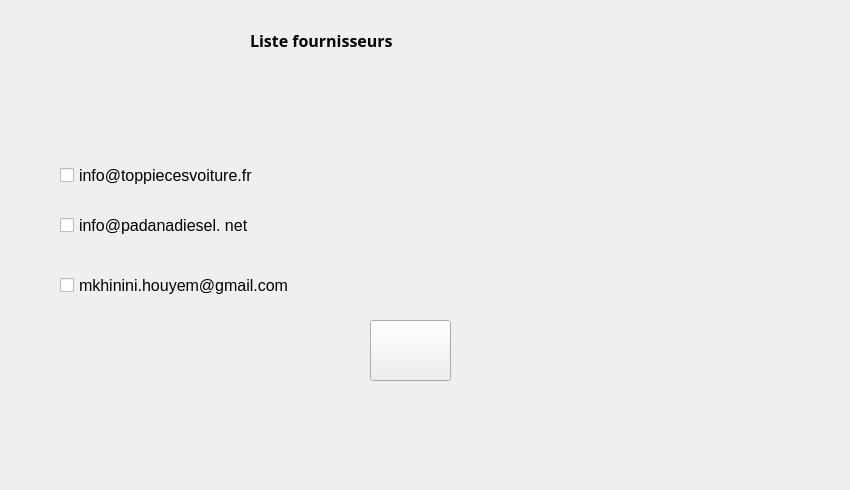
     <widget class="QWidget" name="tab_7">
      <attribute name="title">
       <string>Fournisseur</string>
      </attribute>
      <widget class="QLabel" name="label_29">
       <property name="geometry">
        <rect>
         <x>250</x>
         <y>30</y>
         <width>261</width>
         <height>20</height>
        </rect>
       </property>
       <property name="font">
        <font>
         <family>Arial Black</family>
         <pointsize>12</pointsize>
         <weight>75</weight>
         <bold>true</bold>
        </font>
       </property>
       <property name="text">
        <string>Liste fournisseurs</string>
       </property>
      </widget>
      <widget class="QCheckBox" name="checkBox">
       <property name="geometry">
        <rect>
         <x>60</x>
         <y>160</y>
         <width>271</width>
         <height>31</height>
        </rect>
       </property>
       <property name="font">
        <font>
         <family>Arial</family>
         <pointsize>12</pointsize>
        </font>
       </property>
       <property name="text">
        <string>info@toppiecesvoiture.fr</string>
       </property>
      </widget>
      <widget class="QCheckBox" name="checkBox_2">
       <property name="geometry">
        <rect>
         <x>60</x>
         <y>210</y>
         <width>291</width>
         <height>31</height>
        </rect>
       </property>
       <property name="font">
        <font>
         <family>Arial</family>
         <pointsize>12</pointsize>
        </font>
       </property>
       <property name="text">
        <string>info@padanadiesel. net</string>
       </property>
      </widget>
      <widget class="QCheckBox" name="checkBox_3">
       <property name="geometry">
        <rect>
         <x>60</x>
         <y>270</y>
         <width>301</width>
         <height>31</height>
        </rect>
       </property>
       <property name="font">
        <font>
         <family>Arial</family>
         <pointsize>12</pointsize>
        </font>
       </property>
       <property name="text">
        <string>mkhinini.houyem@gmail.com</string>
       </property>
      </widget>
      <widget class="QLabel" name="label_28">
       <property name="geometry">
        <rect>
         <x>0</x>
         <y>0</y>
         <width>841</width>
         <height>481</height>
        </rect>
       </property>
       <property name="styleSheet">
        <string notr="true">border-image: url(:/img/img/pellule.jpg);</string>
       </property>
       <property name="text">
        <string/>
       </property>
      </widget>
      <widget class="QPushButton" name="pushButton_9">
       <property name="enabled">
        <bool>true</bool>
       </property>
       <property name="geometry">
        <rect>
         <x>370</x>
         <y>320</y>
         <width>81</width>
         <height>61</height>
        </rect>
       </property>
       <property name="styleSheet">
        <string notr="true">border-image: url(:/img/img/paper-plane.png);</string>
       </property>
       <property name="text">
        <string/>
       </property>
      </widget>
      <zorder>label_28</zorder>
      <zorder>label_29</zorder>
      <zorder>checkBox</zorder>
      <zorder>checkBox_2</zorder>
      <zorder>checkBox_3</zorder>
      <zorder>pushButton_9</zorder>
     </widget>
